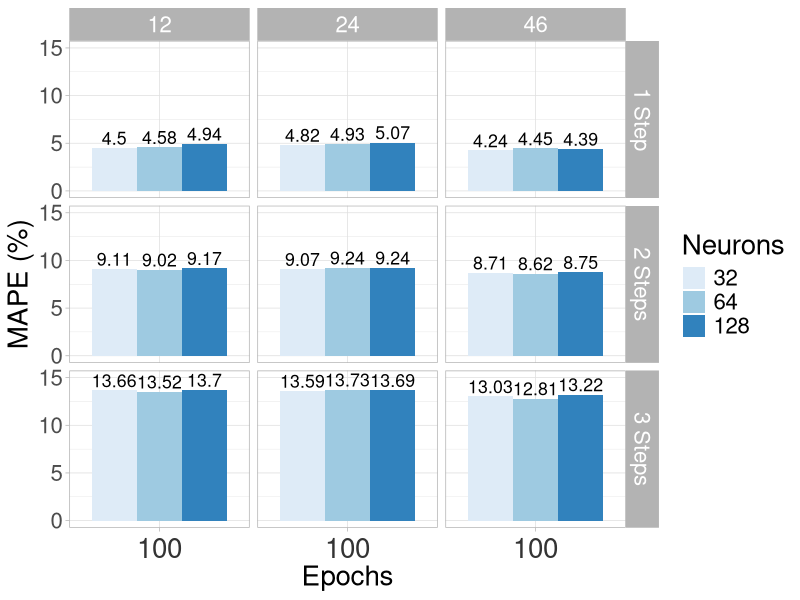
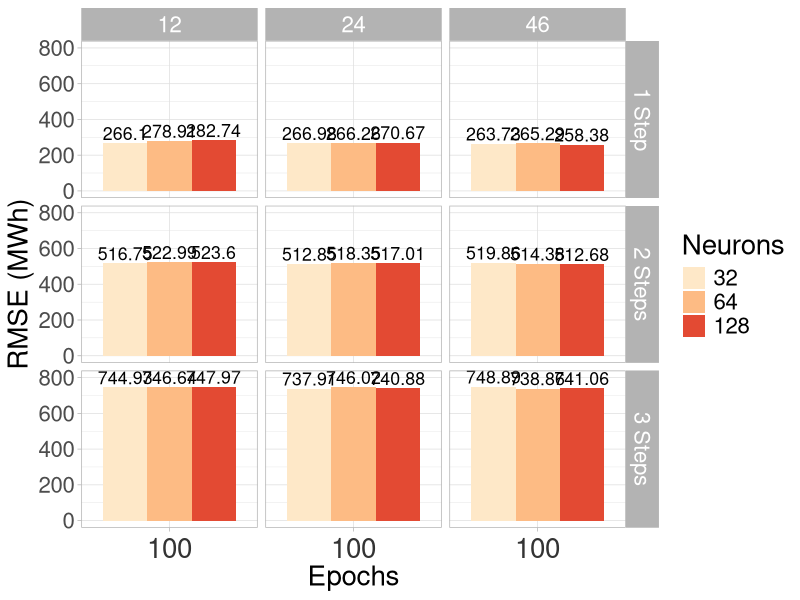

The R script that drew these images, in order:
library(readxl)
test<-read_excel("Weekly_AutoLSTM_Results.xlsx")

library(dplyr)
library(ggplot2)
test$Neurons= as.factor(test$Neurons)
test$Batches=as.factor(test$Batches)
test$Epochs=as.factor(test$Epochs)


steps<-1:27
steps[1:9]<-'1 Step'
steps[10:18]<-'2 Steps' 
steps[19:27]<-'3 Steps'
steps<-as.factor(steps)
RMSE<-c(test$`TestRMSE 1`, test$`TestRMSE 2`, test$`TestRMSE 3`)
MAPE<-c(test$`MAPE 1`, test$`MAPE 2`, test$`MAPE 3`)
Neurons<-test$Neurons
Epochs<-test$Epochs
Batches<-test$Batches
df<-data.frame(steps,RMSE, MAPE,
               Neurons, Epochs, Batches)

ggplot(df, aes(x=Epochs, y=MAPE, fill=Neurons))+
  theme(legend.title=element_blank(),
        legend.position = 'none')+
  geom_bar( stat = "identity", position="dodge")+
  facet_grid(steps~Batches) + theme_light()+
  geom_text(aes(label = MAPE), size=4.5,
            position = position_dodge(width = 0.9), 
            vjust = -.25)+ theme_light()+
  theme(text = element_text(size=20),axis.text.x = element_text(color = "grey20", 
        size = 20,hjust = .5, vjust = .5, face = "plain"))+
  labs(x='Epochs', y= "MAPE (%)")+
  scale_fill_brewer(palette='Blues')+ ylim(0,15)

ggplot(df, aes(x=Epochs, y=RMSE, fill=Neurons))+
  theme(legend.title=element_blank(),
        legend.position = 'none')+
  geom_bar( stat = "identity", position="dodge")+
  facet_grid(steps~Batches) + theme_light()+
  geom_text(aes(label = RMSE), size=4.5,
            position = position_dodge(width = 0.9), 
            vjust = -.25)+ theme_light()+
  theme(text = element_text(size=20),axis.text.x = element_text(color = "grey20", 
       size = 20,hjust = .5, vjust = .5, face = "plain"))+
  labs(x='Epochs', y= "RMSE (MWh)")+
  scale_fill_brewer(palette='OrRd')+ ylim(0,800)
